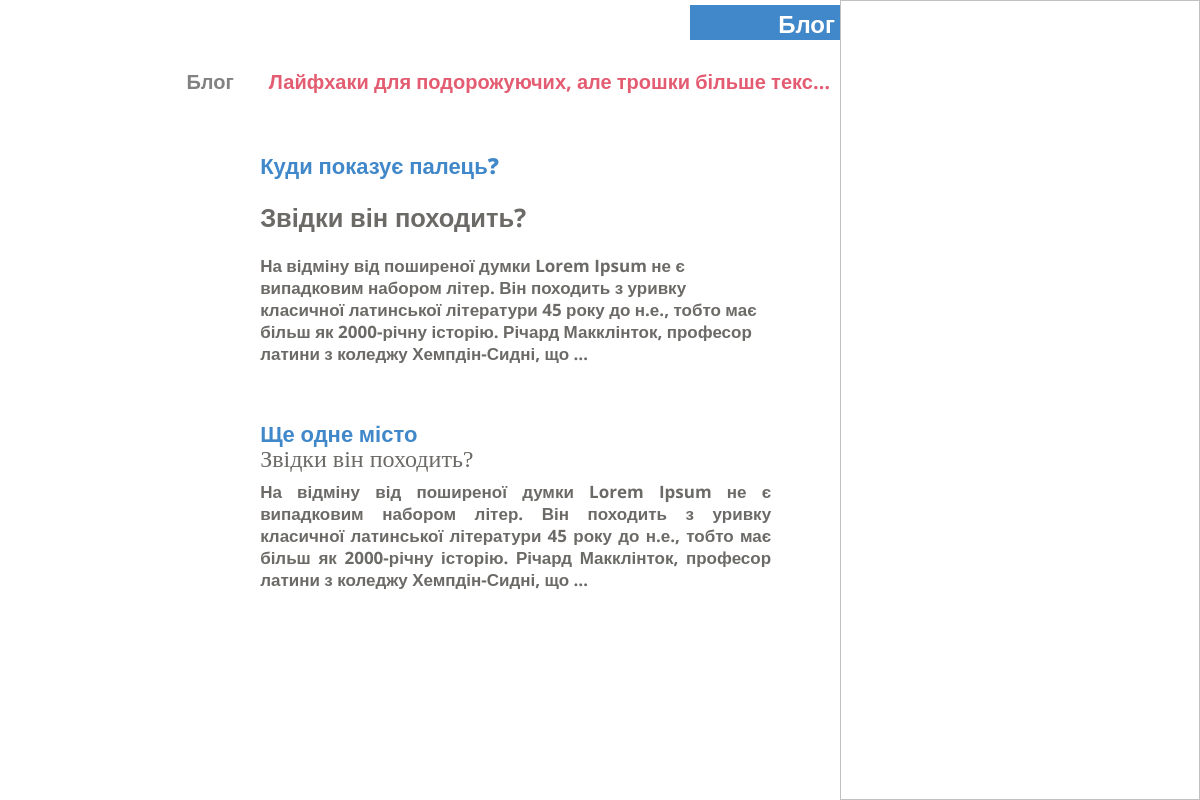
Page /blog/lifhax/ on the committed database.
### project/blog/models.py (models this page shows, shortened)
class PostCategory(MetaData):
    class Meta:
        verbose_name = 'Категорію блогу'
        verbose_name_plural = 'Категорії блогу'
    title           = models.CharField(verbose_name='Заголовок', max_length=150, blank=True, null=True)
    slug            = models.SlugField(verbose_name='Посилання', unique=True)
    image           = models.ImageField(verbose_name='Зображення', blank=True, null=True)
    updated         = models.DateTimeField(verbose_name='Змінено', auto_now=True)

class Post(MetaData):
    class Meta:
        verbose_name = 'Пост'
        verbose_name_plural = 'Пости'
    title           = models.CharField( verbose_name='Заголовок', max_length=150, blank=True, null=True)
    image           = models.ImageField(verbose_name='Зображення', blank=True, null=True)
    text            = HTMLField(verbose_name='Текст', blank=True, null=True)
    category        = models.ForeignKey(verbose_name='Відноситься до категорії', to='PostCategory', blank=True, null=True, on_delete=models.CASCADE, related_name='posts')
    updated         = models.DateTimeField(verbose_name='Змінено', auto_now=True)
    def get_image_url(self):
        url = ''
        if self.image: url = self.image.url
        return url

### project/views.py (the view)
# urls.py: path('blog/<slug>/',            blog,                       name='blog'),
def blog(request, slug):
    post_category   = PostCategory.objects.get(slug=slug)
    posts           = Post.objects.filter(
                        category=post_category).order_by('-updated')
    paginator       = Paginator(posts, 2)
    page_number     = request.GET.get('page', 1)
    page            = paginator.get_page(page_number)
    is_paginated    = page.has_other_pages()
    if page.has_previous(): prev_url = f'{page.previous_page_number()}'
    if page.has_next():     next_url = f'{page.next_page_number()}'
    return render(request, 'blog.html', locals())

### templates/blog.html (shortened to what this page needs)
<!DOCTYPE html>
<html lang="en">
<head>
	<link rel="stylesheet" href="/static/css/style.css?v=2">
</head>
<body class="services_fixed blog_fixed">
	<div class="nav-bar">
		<a class="logo_link" href="/">
			<div class="logo-wrap">
				<img src="/static/img/logo.png" alt="">
			</div>
		</a>
		<div class="hidden_nav-bar">
			<div data-index="2" data-menuanchor="secondPage" class="hidden_name slide psevdo_link">
				<div class="psevdo_point">
					<div class="psevdo_sub-point">
					</div>
				</div>
				<a href="#secondPage">
				</a>
			</div>
			<div data-index="3" data-menuanchor="3thPage" class="hidden_name slide psevdo_link">
				<div class="psevdo_point">
					<div class="psevdo_sub-point">
					</div>
				</div>
				<a href="#3thPage">
				</a>
			</div>
			<div data-index="4" data-menuanchor="4thpage" class="hidden_name slide psevdo_link">
				<div class="psevdo_point">
					<div class="psevdo_sub-point">
					</div>
				</div>
				<a href="#4thpage">
				</a>
			</div>
			<div data-index="5" data-menuanchor="5thpage" class="hidden_name slide psevdo_link">
				<div class="psevdo_point">
					<div class="psevdo_sub-point">
					</div>
				</div>
				<a href="#5thpage">
				</a>
			</div>
			<div data-index="6" data-menuanchor="6thpage" class="hidden_name slide psevdo_link">
				<div class="psevdo_point">
					<div class="psevdo_sub-point psevdo_sub-point_active">
					</div>
				</div>
				<a href="#6thpage">
				</a>
			</div>
			<div data-index="7" data-menuanchor="7thpage" class="hidden_name slide psevdo_link">
				<div class="psevdo_point">
					<div class="psevdo_sub-point">
					</div>
				</div>
				<a href="#7thpage">
				</a>
			</div>
		</div>
		  <div class="sociate-block">
			<div class="sociate-prof">
			</div>
			<div class="sociate-prof">
			</div>
			<div class="sociate-prof">
			</div>
		</div>
	</div>
		<section id="sect2" class="sect_name section sect2 services2">
			<div class="default-block">
				<div class="default-content">
					<div class="main__title">
						<h1 class="title_name">
							Блог
						</h1>
					</div>
					<div class="mini-navigation-block">
						<div data-scheme="102" class="nav_name nav_name_blog ">
							Блог
						</div>
						<div class="nav_name nav_name_blog nav_name_active">
							{{ post_category.title|truncatechars_html:50 }}
						</div>
					</div>
					<div class="blog-block normalScroll">
						{% for post in page %}
						<a href="{% url 'post' post.pk  %}" class="a_link_blog">
							<div class="blog-prof">
								<div class="blog-img">
								</div>
								<div class="blog-text">
									<div class="blog__title">
										{{ post.title }}
									</div>
									{{ post.text|truncatewords_html:40|safe }}
								</div>
							</div>
						</a>
						{% endfor %}
					</div>
				</div>
				<div class="default-image default-image-1">
					<img data-src="/static/img/bg-6.jpg" alt="">
				</div>
			</div>
		</section>
</body>
</html>

### rows in the picture
PostCategory: title "Лайфхаки для подорожуючих, але трошки більше текс…"
Post: title "Куди показує палець?", text "Звідки він походить? На відміну від поширеної думки Lorem Ipsum не є випадковим набором літер. Він походить з уривку класичної латинської літератури 45 року до н.е., тобто має більш як 2000-річну історію. Річард Макклінток, професор латини з коледжу Хемпдін-Сидні, що …"
Post: title "Ще одне місто", text "Звідки він походить? На відміну від поширеної думки Lorem Ipsum не є випадковим набором літер. Він походить з уривку класичної латинської літератури 45 року до н.е., тобто має більш як 2000-річну історію. Річард Макклінток, професор латини з коледжу Хемпдін-Сидні, що …"
